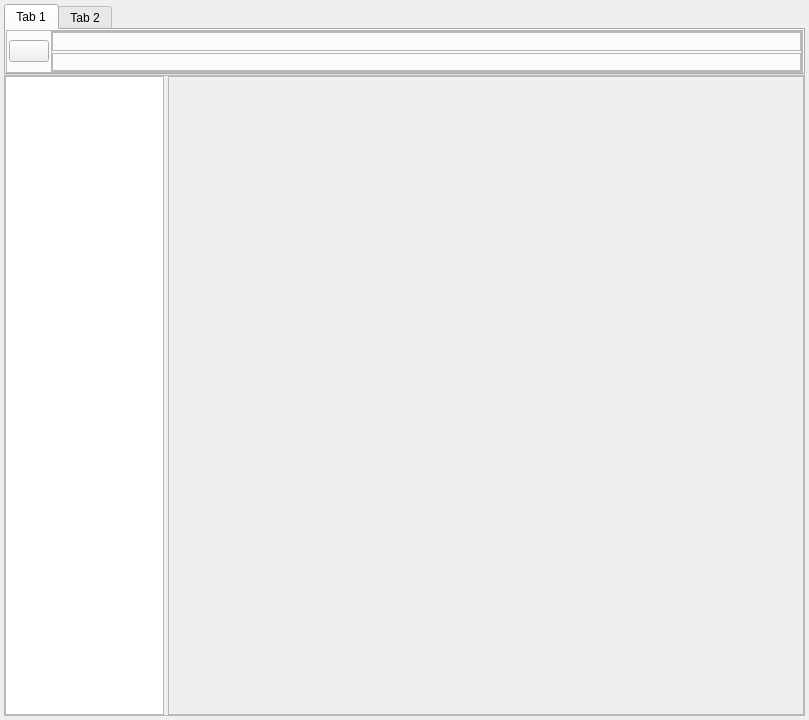
<?xml version="1.0" encoding="UTF-8"?>
<ui version="4.0">
 <class>Form</class>
 <widget class="QWidget" name="Form">
  <property name="geometry">
   <rect>
    <x>0</x>
    <y>0</y>
    <width>809</width>
    <height>720</height>
   </rect>
  </property>
  <property name="windowTitle">
   <string>Form</string>
  </property>
  <layout class="QVBoxLayout" name="verticalLayout">
   <property name="spacing">
    <number>0</number>
   </property>
   <property name="leftMargin">
    <number>4</number>
   </property>
   <property name="topMargin">
    <number>4</number>
   </property>
   <property name="rightMargin">
    <number>4</number>
   </property>
   <property name="bottomMargin">
    <number>4</number>
   </property>
   <item>
    <widget class="QTabWidget" name="tabWidget">
     <property name="sizePolicy">
      <sizepolicy hsizetype="Expanding" vsizetype="Expanding">
       <horstretch>0</horstretch>
       <verstretch>1</verstretch>
      </sizepolicy>
     </property>
     <property name="currentIndex">
      <number>0</number>
     </property>
     <property name="elideMode">
      <enum>Qt::ElideNone</enum>
     </property>
     <property name="documentMode">
      <bool>false</bool>
     </property>
     <property name="movable">
      <bool>true</bool>
     </property>
     <widget class="QWidget" name="tab">
      <property name="sizePolicy">
       <sizepolicy hsizetype="Expanding" vsizetype="Preferred">
        <horstretch>0</horstretch>
        <verstretch>0</verstretch>
       </sizepolicy>
      </property>
      <attribute name="title">
       <string>Tab 1</string>
      </attribute>
      <layout class="QHBoxLayout" name="horizontalLayout_3">
       <property name="spacing">
        <number>0</number>
       </property>
       <property name="leftMargin">
        <number>0</number>
       </property>
       <property name="topMargin">
        <number>0</number>
       </property>
       <property name="rightMargin">
        <number>0</number>
       </property>
       <property name="bottomMargin">
        <number>0</number>
       </property>
       <item>
        <widget class="QFrame" name="frame_3">
         <property name="frameShape">
          <enum>QFrame::StyledPanel</enum>
         </property>
         <property name="frameShadow">
          <enum>QFrame::Raised</enum>
         </property>
         <layout class="QHBoxLayout" name="horizontalLayout_2">
          <property name="spacing">
           <number>2</number>
          </property>
          <property name="leftMargin">
           <number>0</number>
          </property>
          <property name="topMargin">
           <number>0</number>
          </property>
          <property name="rightMargin">
           <number>0</number>
          </property>
          <property name="bottomMargin">
           <number>0</number>
          </property>
          <item>
           <widget class="QFrame" name="frame_4">
            <property name="frameShape">
             <enum>QFrame::StyledPanel</enum>
            </property>
            <property name="frameShadow">
             <enum>QFrame::Raised</enum>
            </property>
           </widget>
          </item>
          <item>
           <widget class="QPushButton" name="pushButton">
            <property name="text">
             <string/>
            </property>
           </widget>
          </item>
          <item>
           <widget class="QFrame" name="frame_5">
            <property name="sizePolicy">
             <sizepolicy hsizetype="Expanding" vsizetype="Expanding">
              <horstretch>0</horstretch>
              <verstretch>0</verstretch>
             </sizepolicy>
            </property>
            <property name="frameShape">
             <enum>QFrame::StyledPanel</enum>
            </property>
            <property name="frameShadow">
             <enum>QFrame::Raised</enum>
            </property>
            <layout class="QVBoxLayout" name="verticalLayout_2">
             <property name="spacing">
              <number>2</number>
             </property>
             <property name="leftMargin">
              <number>0</number>
             </property>
             <property name="topMargin">
              <number>0</number>
             </property>
             <property name="rightMargin">
              <number>0</number>
             </property>
             <property name="bottomMargin">
              <number>0</number>
             </property>
             <item>
              <widget class="QFrame" name="frame_6">
               <property name="frameShape">
                <enum>QFrame::StyledPanel</enum>
               </property>
               <property name="frameShadow">
                <enum>QFrame::Raised</enum>
               </property>
              </widget>
             </item>
             <item>
              <widget class="QFrame" name="frame_7">
               <property name="frameShape">
                <enum>QFrame::StyledPanel</enum>
               </property>
               <property name="frameShadow">
                <enum>QFrame::Raised</enum>
               </property>
              </widget>
             </item>
            </layout>
           </widget>
          </item>
         </layout>
        </widget>
       </item>
      </layout>
     </widget>
     <widget class="QWidget" name="tab_2">
      <attribute name="title">
       <string>Tab 2</string>
      </attribute>
     </widget>
    </widget>
   </item>
   <item>
    <widget class="QFrame" name="frame">
     <property name="sizePolicy">
      <sizepolicy hsizetype="Expanding" vsizetype="Expanding">
       <horstretch>0</horstretch>
       <verstretch>9</verstretch>
      </sizepolicy>
     </property>
     <property name="frameShape">
      <enum>QFrame::StyledPanel</enum>
     </property>
     <property name="frameShadow">
      <enum>QFrame::Raised</enum>
     </property>
     <layout class="QHBoxLayout" name="horizontalLayout">
      <property name="spacing">
       <number>4</number>
      </property>
      <property name="leftMargin">
       <number>0</number>
      </property>
      <property name="topMargin">
       <number>0</number>
      </property>
      <property name="rightMargin">
       <number>0</number>
      </property>
      <property name="bottomMargin">
       <number>0</number>
      </property>
      <item>
       <widget class="QListView" name="listView">
        <property name="sizePolicy">
         <sizepolicy hsizetype="Expanding" vsizetype="Expanding">
          <horstretch>3</horstretch>
          <verstretch>1</verstretch>
         </sizepolicy>
        </property>
       </widget>
      </item>
      <item>
       <widget class="QFrame" name="frame_2">
        <property name="sizePolicy">
         <sizepolicy hsizetype="Expanding" vsizetype="Expanding">
          <horstretch>12</horstretch>
          <verstretch>15</verstretch>
         </sizepolicy>
        </property>
        <property name="frameShape">
         <enum>QFrame::StyledPanel</enum>
        </property>
        <property name="frameShadow">
         <enum>QFrame::Raised</enum>
        </property>
       </widget>
      </item>
     </layout>
    </widget>
   </item>
  </layout>
 </widget>
 <resources/>
 <connections/>
</ui>
